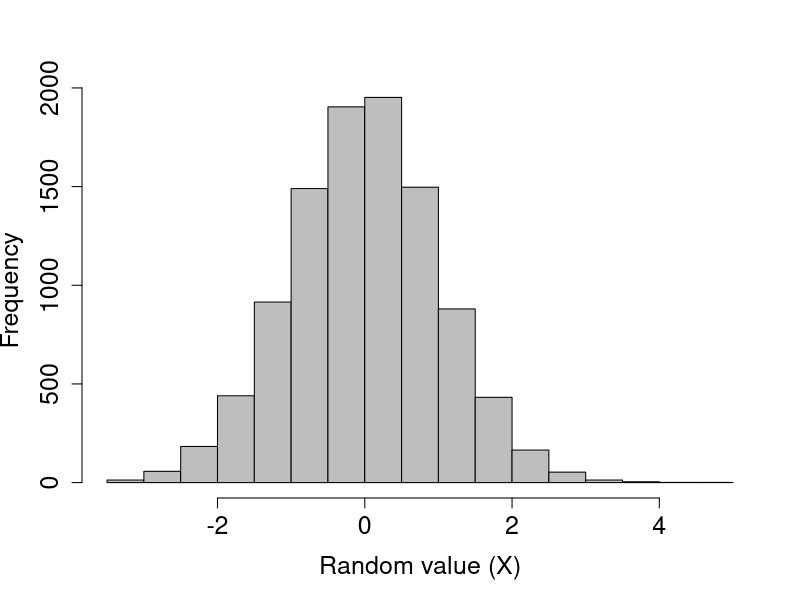
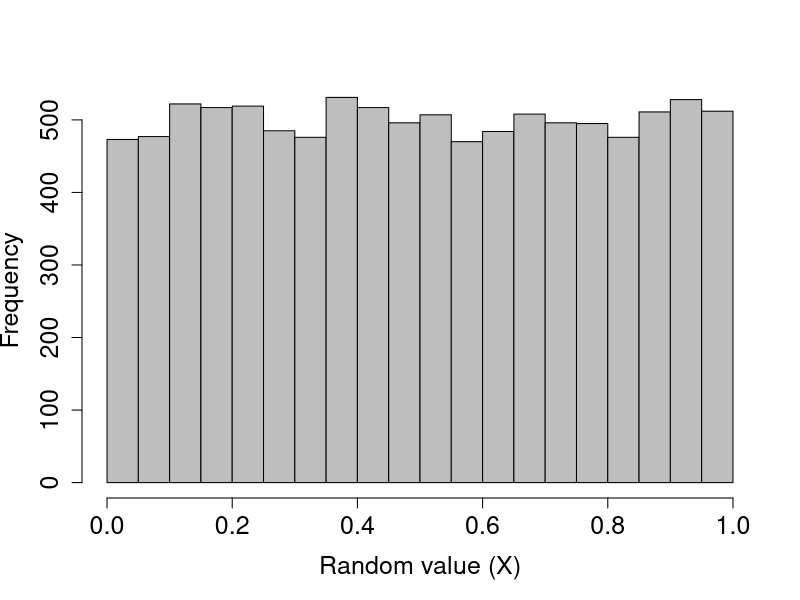
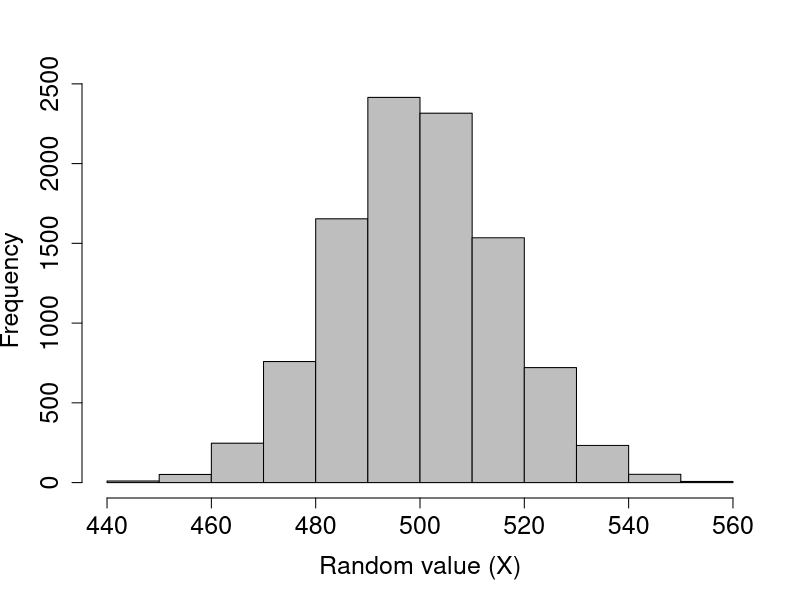
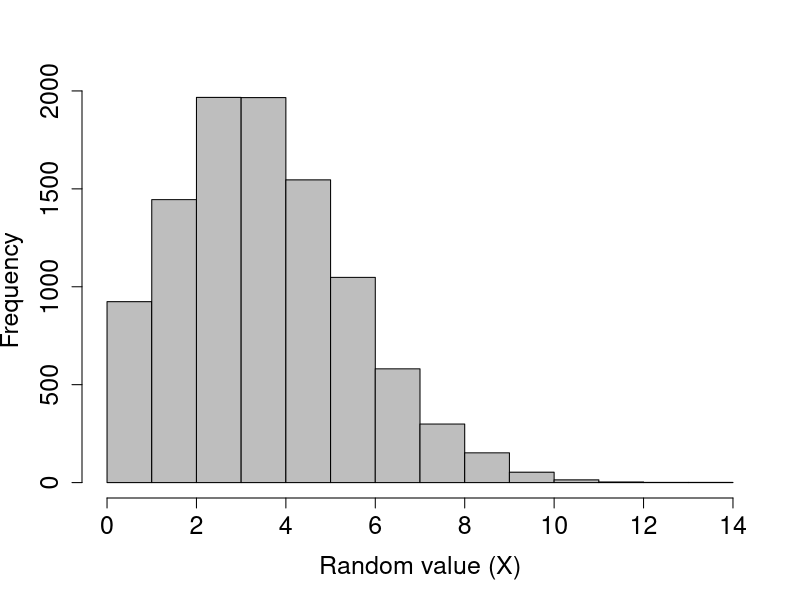
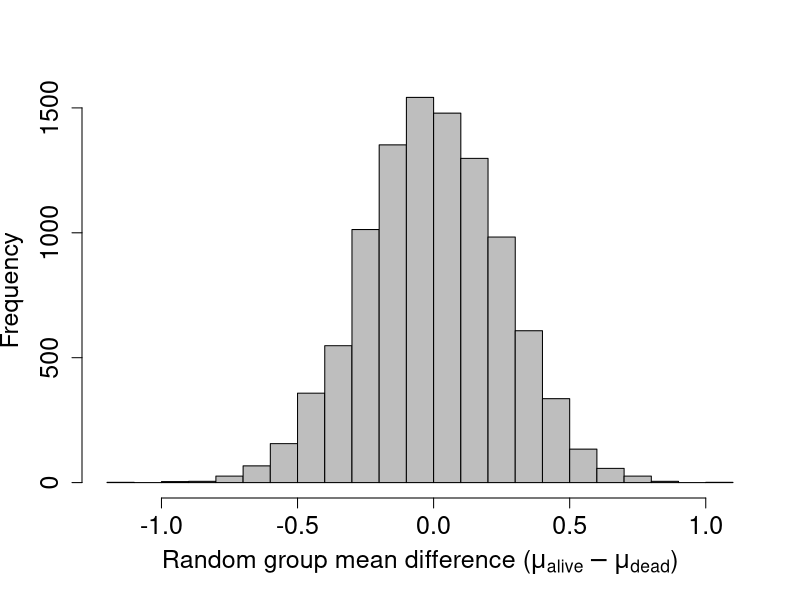
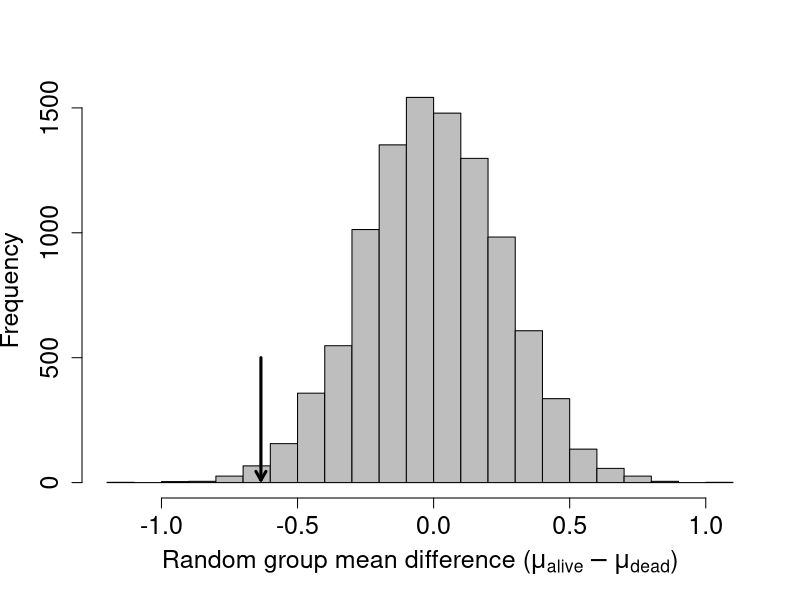
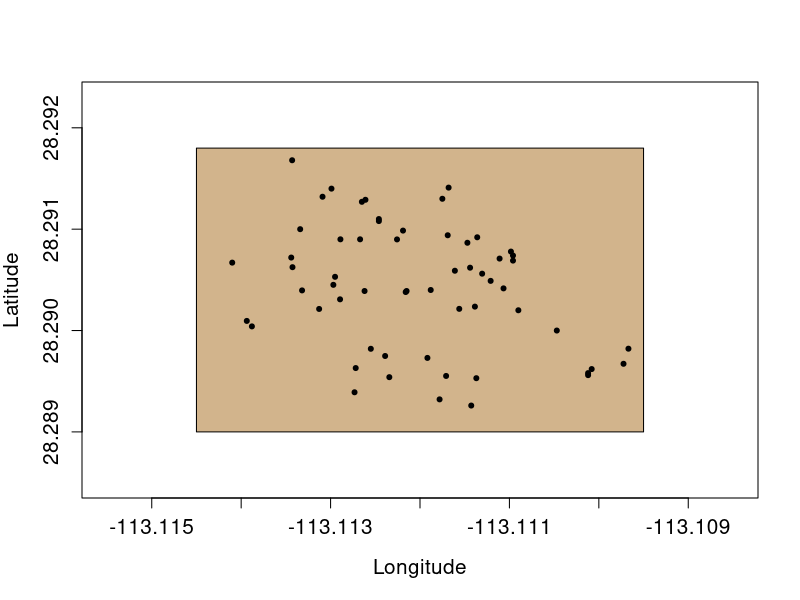
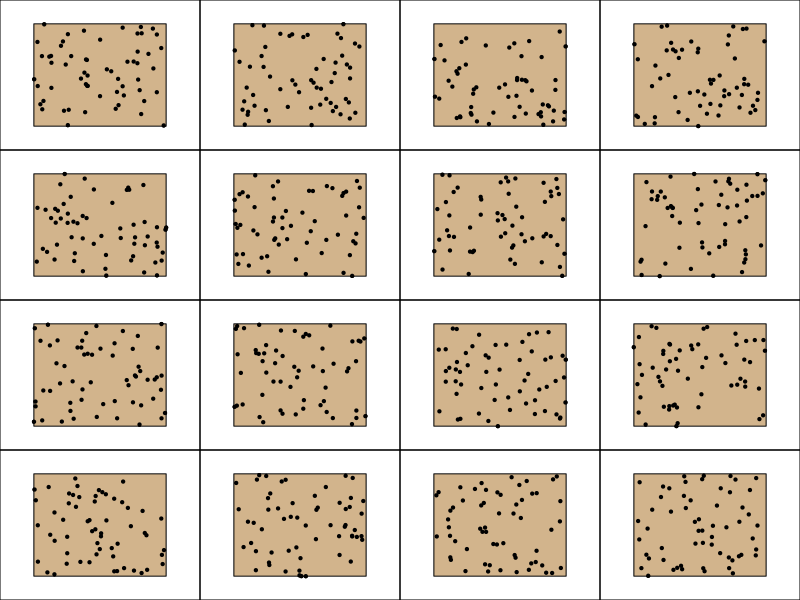

Reproduce these figures in R, in order.
## ---- chunk 1
rand_norms_10 <- rnorm(n = 10, mean = 0, sd = 1);
## ---- chunk 2
print(rand_norms_10);
## ---- chunk 3
rand_norms_10000 <- rnorm(n = 10000, mean = 0, sd = 1);
hist(rand_norms_10000, xlab = "Random value (X)", col = "grey",
     main = "", cex.lab = 1.5, cex.axis = 1.5);
## ---- chunk 4
rand_unifs_10 <- runif(n = 10, min = 0, max = 1);
## ---- chunk 5
print(rand_unifs_10);
## ---- chunk 6
rand_unifs_10000 <- runif(n = 10000, min = 0, max = 1);
hist(rand_unifs_10000, xlab = "Random value (X)", col = "grey",
     main = "", cex.lab = 1.5, cex.axis = 1.5);
## ---- chunk 7
coin_flips <- rbinom(n = 1, size = 1000, prob = 0.5);
print(coin_flips);
## ---- chunk 8
coin_flips_2 <- rbinom(n = 2, size = 1000, prob = 0.5);
print(coin_flips_2);
## ---- chunk 9
coin_flips_10000 <- rbinom(n = 10000, size = 1000, prob = 0.5);
## ---- chunk 10
hist(coin_flips_10000, xlab = "Random value (X)", col = "grey",
     main = "", cex.lab = 1.5, cex.axis = 1.5);
## ---- chunk 11
flips_10 <- rbinom(n = 10, size = 1, prob = 0.5);
## ---- chunk 12
print(flips_10);
## ---- chunk 13
rand_poissons <- rpois(n = 10, lambda = 1);
print(rand_poissons);
## ---- chunk 14
rand_poissons_10000 <- rpois(n = 10000, lambda = 4);
hist(rand_poissons_10000, xlab = "Random value (X)", col = "grey",
     main = "", cex.lab = 1.5, cex.axis = 1.5);
## ---- chunk 15
rand_number_1 <- sample(x = 1:10, size = 1);
## ---- chunk 16
rand_number_10 <- sample(x = 1:10, size = 10);
print(rand_number_10);
## ---- chunk 17
rand_number_10_r <- sample(x = 1:10, size = 10, replace = TRUE);
print(rand_number_10_r);
## ---- chunk 18
prob_vec      <- c( rep(x = 0.05, times = 5), rep(x = 0.15, times = 5) );
rand_num_bias <- sample(x = 1:10, size = 10, replace = TRUE, prob = prob_vec);
print(rand_num_bias);
## ---- chunk 19
data("ChickWeight")
head(ChickWeight);
## ---- chunk 20
rand_rows <- sample(x = 1:dim(ChickWeight)[1], size = 10);
print(ChickWeight[rand_rows,]);
## ---- chunk 21
data("mtcars");
head(mtcars);
car_names <- rownames(mtcars);
print(car_names);
## ---- chunk 22
cars_sampled <- sample(x = car_names, size = 2, replace = FALSE);
print(cars_sampled);
## ---- chunk 23
birds <- read.csv("data/Bumpus_data.csv");
## ---- chunk 24
library(knitr);
kable(head(birds));
## ---- chunk 25
bird_t_test <- t.test(birds[,5] ~ birds[,2], alternative = "less");
print(bird_t_test);
## ---- chunk 26
iter    <- 9999;          # Total iterations (+1 for observed data = 10k)
diff    <- NULL;          # To add difference between groups
N_birds <- dim(birds)[1]; # Total number of birds
for(i in 1:iter){   
    bird_samp   <- sample(x = birds[,2], size = N_birds, replace = FALSE);
    samp_alive  <- which(bird_samp == "alive");
    samp_dead   <- which(bird_samp == "dead");
    mn_samp_a   <- mean(birds[samp_alive, 5]);
    mn_samp_d   <- mean(birds[samp_dead, 5]);
    diff[i]     <- mn_samp_a - mn_samp_d;
}
## ---- chunk 27
xlabel <- expression( paste("Random group mean difference (", 
                            mu[alive] - mu[dead], ")" )
                      ); # Gets the Greek mu with subscripts
hist(diff, xlab = xlabel, col = "grey", main = "", cex.lab = 1.5, 
     cex.axis = 1.5, breaks = 20);
## ---- chunk 28
xlabel <- expression( paste("Random group mean difference (", 
                            mu[alive] - mu[dead], ")" )
                      ); # Gets the Greek mu with subscripts
hist(diff, xlab = xlabel, col = "grey", main = "", cex.lab = 1.5, 
     cex.axis = 1.5, breaks = 20);
obs_alive <- which(birds[,2] == "alive");
obs_dead  <- which(birds[,2] == "dead");
obs_diff  <- mean(birds[obs_alive,5]) - mean(birds[obs_dead,5]); 
arrows(x0 = obs_diff, x1 = obs_diff, y0 = 500, y1 = 10, lwd = 3, length = 0.1);
## ---- chunk 29
less_or_equal_obs <- sum(diff <= obs_diff) + 1;
total_generated   <- length(diff) + 1;
new_p_value       <- less_or_equal_obs / total_generated;
## ---- chunk 30
iter            <- 10000;
resampled_means <- NULL;
N_birds         <- dim(birds)[1]; # Total number of birds
for(i in 1:N_birds){
    resampled_totlen   <- sample(x = birds[,3], size = N_birds, replace = TRUE);
    resampled_means[i] <- mean(resampled_totlen);
}
sd_resampled_means <- sd(resampled_means);
## ---- chunk 31
lower_95CI <- mean(birds[,3]) - 1.96 * sd_resampled_means;
upper_95CI <- mean(birds[,3]) + 1.96 * sd_resampled_means;
## ---- chunk 32
lower_95CI_std <- mean(birds[,3]) - 1.96 * ( sd( birds[,3] / sqrt(N_birds) ) );
upper_95CI_std <- mean(birds[,3]) + 1.96 * ( sd( birds[,3] / sqrt(N_birds) ) );
## ---- chunk 33
fpet <- read.csv("data/FpetTrees.csv");
## ---- chunk 34
lat1 <-  28.289;
lat2 <-  28.2918;
lon1 <- -113.1145;
lon2 <- -113.1095;
kable(head(fpet));
## ---- chunk 35
lat1 <-  28.289;
lat2 <-  28.2918;
lon1 <- -113.1145;
lon2 <- -113.1095;
plot(x = fpet[,4], y = fpet[,3], xlab = "Longitude", ylab = "Latitude",
     pch = 20, cex.lab = 1.25, cex.axis = 1.25, 
     xlim = c(lon1 - 0.001,  lon2 + 0.001), 
     ylim = c(lat1 - 0.0005, lat2 + 0.0005));
polygon(x = c(lon1, lon1, lon2, lon2),  y = c(lat1, lat2, lat2, lat1),
        col = "tan");
points(x = fpet[,4], y = fpet[,3], pch = 20);
## ---- chunk 36
get_mean_nearest_neighbour <- function(trees, lat = 3, lon = 4){
    N_trees  <- dim(trees)[1];
    tree_lat <- trees[,lat];
    tree_lon <- trees[,lon];
    nearests <- rep(x = NA, times = N_trees);
    for(i in 1:N_trees){
        nearest_neigh <- Inf;
        for(j in 1:N_trees){
            if(i != j){
                diff_lat <- tree_lat[i] - tree_lat[j];
                diff_lon <- tree_lat[i] - tree_lat[j];
                sq_lat   <- diff_lat * diff_lat;
                sq_lon   <- diff_lon * diff_lon;
                neigh_d  <- sqrt(sq_lat + sq_lon);
                if(neigh_d < nearest_neigh){
                    nearest_neigh <- neigh_d;
                }
            }
        }
    nearests[i] <- nearest_neigh;
    }
    return(mean(nearests));
}
## ---- chunk 37
iteration    <- 9999;
## ---- chunk 38
iteration    <- 16;
N_trees      <- dim(fpet)[1];
simulated_NN <- NULL;
par(mfrow = c(4, 4), mar = c(0, 0, 0, 0));
while(iteration > 0){
    rand_lat  <- runif(n = N_trees, min = lat1, max = lat2);
    rand_lon  <- runif(n = N_trees, min = lon1, max = lon2);
    fpet[,3]  <- rand_lat;
    fpet[,4]  <- rand_lon;
    mean_NN   <- get_mean_nearest_neighbour(fpet);
    simulated_NN[iteration] <- mean_NN;
    plot(x = fpet[,4], y = fpet[,3], xlab = "", ylab = "",
         pch = 20, cex.lab = 1.25, cex.axis = 1.25, xaxt = "n", yaxt = "n",
         xlim = c(lon1 - 0.001,  lon2 + 0.001), 
         ylim = c(lat1 - 0.0005, lat2 + 0.0005));
    polygon(x = c(lon1, lon1, lon2, lon2),  y = c(lat1, lat2, lat2, lat1),
            col = "tan");
    points(x = fpet[,4], y = fpet[,3], pch = 20);
    iteration <- iteration - 1;
}
## ---- chunk 39
iteration    <- 9999;
N_trees      <- dim(fpet)[1];
simulated_NN <- NULL;
while(iteration > 0){
    rand_lat  <- runif(n = N_trees, min = lat1, max = lat2);
    rand_lon  <- runif(n = N_trees, min = lon1, max = lon2);
    fpet[,3]  <- rand_lat;
    fpet[,4]  <- rand_lon;
    mean_NN   <- get_mean_nearest_neighbour(fpet);
    simulated_NN[iteration] <- mean_NN;
    iteration <- iteration - 1;
}
hist(simulated_NN, xlab = "Mean tree nearest neighbour distance", 
     col = "grey", main = "", cex.lab = 1.5, cex.axis = 1.5, breaks = 20);
fpet <- read.csv("data/FpetTrees.csv");
obs  <- get_mean_nearest_neighbour(fpet)
arrows(x0 = obs, x1 = obs, y0 = 500, y1 = 10, lwd = 3, length = 0.1);
## ---- chunk 40
data(mtcars);
true_cor <- cor(mtcars[,1], mtcars[,6]);
iters    <- 999;
the_cors <- NULL;
for(i in 1:iters){
    samp_wt     <- sample(mtcars[,6], size = dim(mtcars)[1]);
    the_cors[i] <- cor(mtcars[,1], samp_wt);
}
more_extr <- sum(abs(the_cors) >= abs(true_cor));
p_val     <- (more_extr + 1) / (iters + 1);
